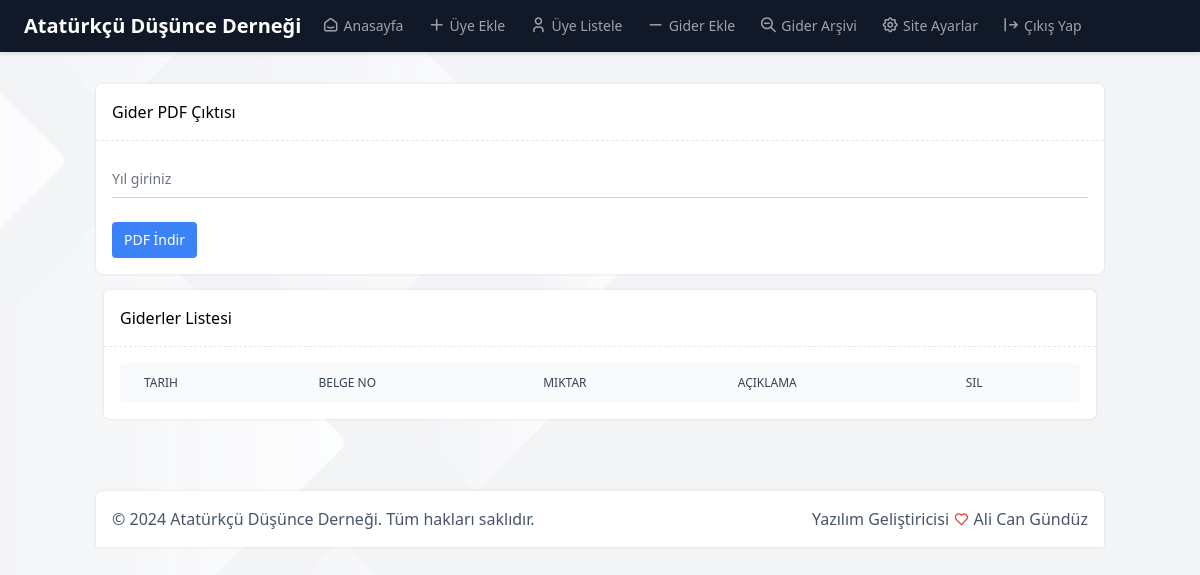
Page /gider-listele.php (signed in) on the earlier database version.
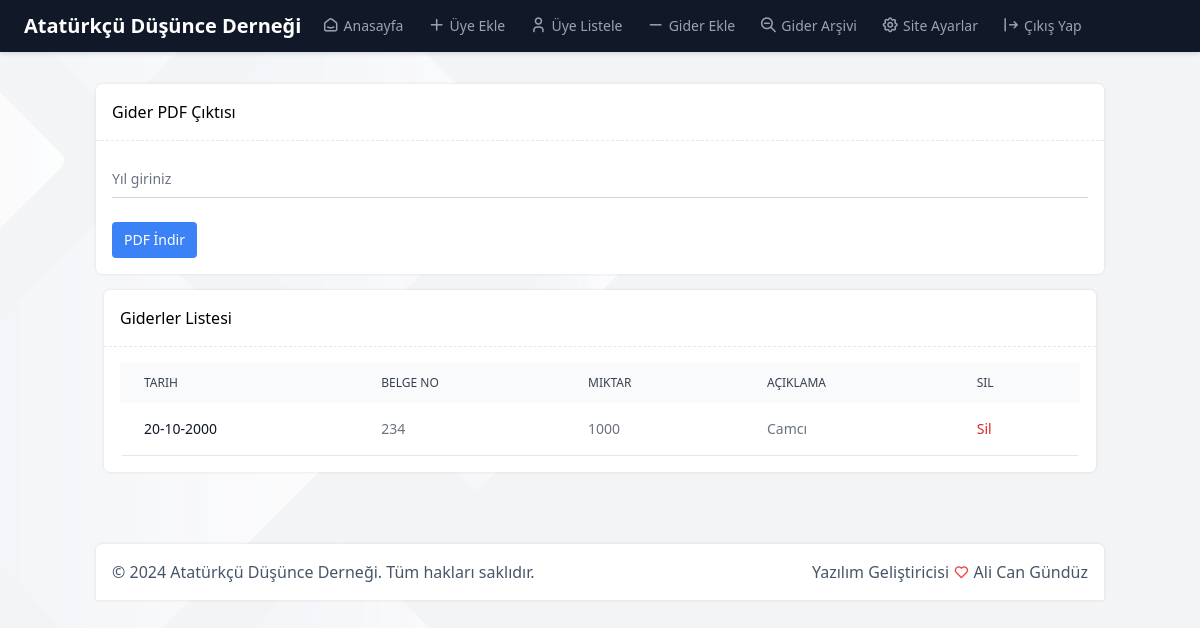
Same page on the later database version.
### tables this page shows
CREATE TABLE `site_ayarlar` (
  `id` int(11) NOT NULL,
  `tema_renk` enum('light','dark') NOT NULL,
  `dernek_adi` varchar(255) NOT NULL,
  `dernek_aciklama` varchar(255) NOT NULL,
  `logo_link` varchar(255) NOT NULL,
  `aidat_kac_gun` int(11) NOT NULL
);

CREATE TABLE `gider` (
  `id` int(11) NOT NULL,
  `tarih` date NOT NULL,
  `dekont_no` int(11) NOT NULL,
  `miktar` int(11) NOT NULL,
  `aciklama` varchar(255) NOT NULL,
  `createddate` timestamp NOT NULL DEFAULT current_timestamp()
);

### gider-listele.php (the view, shortened to what this page needs)
<?php include('includes/header.php'); ?>
<div class="container  mx-auto px-2">
    <div class="flex flex-wrap">
        <div class="flex items-center py-4 w-full">
        </div>
    </div>
</div>
<div class="container mx-auto px-2 min-h-[calc(100vh-138px)]  relative pb-14 ">
    <div class="grid md:grid-cols-12 lg:grid-cols-12 xl:grid-cols-12 gap-4 mb-4">
        <div class="sm:col-span-12  md:col-span-12 lg:col-span-12 xl:col-span-12 ">
            <div class="card">
                <div class="card-header">
                    <h4 class="card-title">Gider PDF Çıktısı
                    </h4>
                </div>
                <div class="card-body">
                    <form action="/functions/gider-cikti-pdf.php" method="POST">
                        <div class="grid xl:grid-cols-2 xl:gap-6">
                            <div class="relative z-0 mb-6 w-full group">
                                <input type="text" name="Yil" id="Yil"
                                    class="block py-2.5 px-0 w-full text-sm text-gray-900 bg-transparent border-0 border-b border-gray-300 appearance-none dark:text-white dark:border-gray-600 dark:focus:border-blue-500 focus:outline-none focus:ring-0 focus:border-blue-600 peer"
                                    placeholder=" " required />
                                <label for="Yil"
                                    class="absolute text-sm text-gray-500 dark:text-gray-400 duration-300 transform -translate-y-6 scale-75 top-3 -z-10 origin-[0] peer-focus:left-0 peer-focus:text-blue-600 peer-focus:dark:text-blue-500 peer-placeholder-shown:scale-100 peer-placeholder-shown:translate-y-0 peer-focus:scale-75 peer-focus:-translate-y-6">
                                    Yıl giriniz</label>
                            </div>
                        </div>
                        <button id="gider-indir-button" type="submit"
                            class="btn bg-blue-500 text-white hover:bg-blue-600">PDF
                            İndir</button>
                    </form>
                </div>
            </div>
        </div>
    </div>
    <div class="container mx-auto px-2 min-h-[calc(100vh-138px)]  relative pb-14 ">
        <div class="grid md:grid-cols-12 lg:grid-cols-12 xl:grid-cols-12 gap-4 mb-4">
            <div class="sm:col-span-12  md:col-span-12 lg:col-span-12 xl:col-span-12 ">
                <div class="card h-full">
                    <div class="card-header">
                        <h4 class="card-title">Giderler Listesi</h4>
                    </div>
                    <div class="card-body">
                        <div class="relative overflow-x-auto  sm:rounded">
                            <table class="w-full text-sm text-left text-gray-500 dark:text-gray-400" id="datatable_1">
                                <thead
                                    class="text-xs text-gray-700 uppercase bg-gray-50 dark:bg-slate-700 dark:text-gray-400">
                                    <tr>
                                        <th scope="col" class="px-6 py-3">
                                            Tarih
                                        </th>
                                        <th scope="col" class="px-6 py-3">
                                            Belge No
                                        </th>
                                        <th scope="col" class="px-6 py-3">
                                            Miktar
                                        </th>
                                        <th scope="col" class="px-6 py-3">
                                            Açıklama
                                        </th>
                                        <th scope="col" class="px-6 py-3">
                                            Sil
                                        </th>
                                    </tr>
                                </thead>
                                <tbody>
                                    <?php
                            $sql = "SELECT id , tarih, dekont_no, miktar, aciklama FROM gider ORDER BY id DESC";
                            $result = $conn->query($sql);
                            if ($result->num_rows > 0) {
                                while ($row = $result->fetch_assoc()) {
                                    $row["tarih"] = date('d-m-Y', strtotime($row["tarih"]));
                                    echo '<tr class="bg-white border-b dark:bg-gray-800 dark:border-gray-700 hover:bg-gray-50 dark:hover:bg-slate-700/50">
                                                        <th scope="row" class="px-6 py-4 font-medium text-gray-900 dark:text-white whitespace-nowrap">' . $row["tarih"] . '</th>
                                                        <td class="px-6 py-4">' . $row["dekont_no"] . '</td>
                                                        <td class="px-6 py-4">' . $row["miktar"] . '</td>
                                                        <td class="px-6 py-4">' . $row["aciklama"] . '</td>
                                                        <td class="px-6 py-4">
                                                            <a href="/functions/gider-sil.php?id=' . $row["id"] . '" class="font-medium text-red-600 dark:text-blue-500 hover:underline">Sil</a>
                                                        </td>
                                                    </tr>';
                                }
                            } else {
                            }
                            ?>
                                </tbody>
                            </table>
                        </div>
                    </div>
                </div>
            </div>
        </div>
    </div>
    <?php include('includes/footer.php'); ?>
</div>
</body>
</html>

### includes/header.php (shortened to what this page needs)
<!DOCTYPE html>
<?php include('includes/db.php');
?>
<?php
$sql = "SELECT `tema_renk` , `dernek_adi` , `logo_link` FROM `site_ayarlar` WHERE `id` = 0";
$result = $conn->query($sql);
if ($result->num_rows > 0) {
    while ($row = $result->fetch_assoc()) {
        $tema_renk = $row["tema_renk"];
        $dernek_adi = $row["dernek_adi"];
    }
} else {
}
?>
<html lang="en" dir="ltr" class="<?php echo $tema_renk; ?>">
<head>
    <link rel="stylesheet" href="assets/libs/simple-datatables/style.css">
    <link rel="stylesheet" href="assets/css/icons.css" />
    <link rel="stylesheet" href="assets/css/tailwind.css" />
    <link rel="stylesheet" href="assets/libs/dragula/dragula.min.css">
</head>
<body data-layout-mode="light"
    class="bg-gray-100 dark:bg-gray-900 bg-[url('../images/bg-body.png')] dark:bg-[url('../images/bg-body-2.png')]">
    <nav class="border-gray-200 bg-gray-900 px-2.5 py-2.5 shadow-sm dark:bg-slate-800 sm:px-4 block print:hidden">
        <div class="container mx-0 flex max-w-full flex-wrap items-center lg:mx-auto">
            <div class="flex items-center">
                <a href="/" class="flex items-center outline-none">
                    <span class="text-xl font-semibold ml-2 text-white">
                        <?php echo $dernek_adi; ?>
                    </span>
                </a>
            </div>
            <div class="order-2 hidden w-full items-center justify-between md:order-1 md:ml-5 md:flex md:w-auto"
                id="mobile-menu-2">
                <ul
                    class="font-body mt-4 flex flex-col font-medium md:mt-0 md:flex-row md:text-sm md:font-medium space-x-0 md:space-x-4 lg:space-x-6 xl:space-x-8 navbar">
                    <a href="index.php">
                        <li class="dropdown">
                            <button id="navDashboardLink"
                                class="flex w-full items-center border-b border-gray-800 py-2 px-3 font-medium md:border-0 md:p-0">
                                <i class="ti ti-smart-home mr-1 pb-1 text-lg"></i> Anasayfa
                            </button>
                        </li>
                    </a>
                    <a href="uye-ekle.php">
                        <li class="dropdown">
                            <button id="navDashboardLink"
                                class="flex w-full items-center border-b border-gray-800 py-2 px-3 font-medium md:border-0 md:p-0">
                                <i class="ti ti-plus mr-1 pb-1 text-lg"></i> Üye Ekle
                            </button>
                        </li>
                    </a>
                    <a href="uye-listele.php">
                        <li class="dropdown">
                            <button id="navDashboardLink"
                                class="flex w-full items-center border-b border-gray-800 py-2 px-3 font-medium md:border-0 md:p-0">
                                <i class="ti ti-user mr-1 pb-1 text-lg"></i> Üye Listele
                            </button>
                        </li>
                    </a>
                    <a href="gider-ekle.php">
                        <li class="dropdown">
                            <button id="navDashboardLink"
                                class="flex w-full items-center border-b border-gray-800 py-2 px-3 font-medium md:border-0 md:p-0">
                                <i class="ti ti-minus mr-1 pb-1 text-lg"></i> Gider Ekle
                            </button>
                        </li>
                    </a>
                    <a href="gider-listele.php">
                        <li class="dropdown">
                            <button id="navDashboardLink"
                                class="flex w-full items-center border-b border-gray-800 py-2 px-3 font-medium md:border-0 md:p-0">
                                <i class="ti ti-zoom-out mr-1 pb-1 text-lg"></i> Gider Arşivi
                            </button>
                        </li>
                    </a>
                    <a href="site-ayarlar.php">
                        <li class="dropdown">
                            <button id="navDashboardLink"
                                class="flex w-full items-center border-b border-gray-800 py-2 px-3 font-medium md:border-0 md:p-0">
                                <i class="ti ti-settings mr-1 pb-1 text-lg"></i> Site Ayarlar
                            </button>
                        </li>
                    </a>
                    <a href="functions/cikis-yap.php">
                        <li class="dropdown">
                            <button id="navDashboardLink"
                                class="flex w-full items-center border-b border-gray-800 py-2 px-3 font-medium md:border-0 md:p-0">
                                <i class="ti ti-arrow-bar-right mr-1 pb-1 text-lg"></i> Çıkış Yap
                            </button>
                        </li>
                    </a>
                </ul>
            </div>
        </div>
    </nav>

### includes/footer.php (shortened to what this page needs)
<div class="absolute bottom-0 left-2 right-2 block print:hidden">
    <div class="container mx-auto">
        <footer
                class="footer mt-4 rounded-tr-md rounded-tl-md bg-white dark:bg-slate-800 p-4 text-center font-medium text-slate-600 dark:text-slate-400 shadow md:text-left">
            &copy;
            <?php echo $dernek_adi; ?>. Tüm hakları saklıdır.
            <span class="float-right hidden text-slate-600 dark:text-slate-400 md:inline-block">Yazılım Geliştiricisi
                <i class="ti ti-heart text-red-500"></i>
                <a href="mailto:hi@alicangunduz.dev"> Ali Can Gündüz </a></span>
        </footer>
    </div>
</div>

Differences in the rows shown:
added gider: tarih "20-10-2000", dekont_no "234", miktar "1000", aciklama "Camcı"
